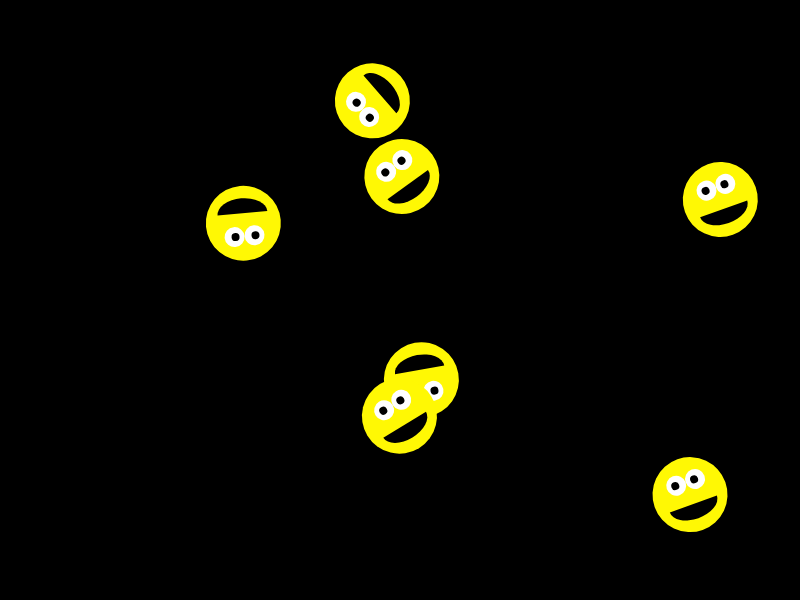
Frame 1 (no input)
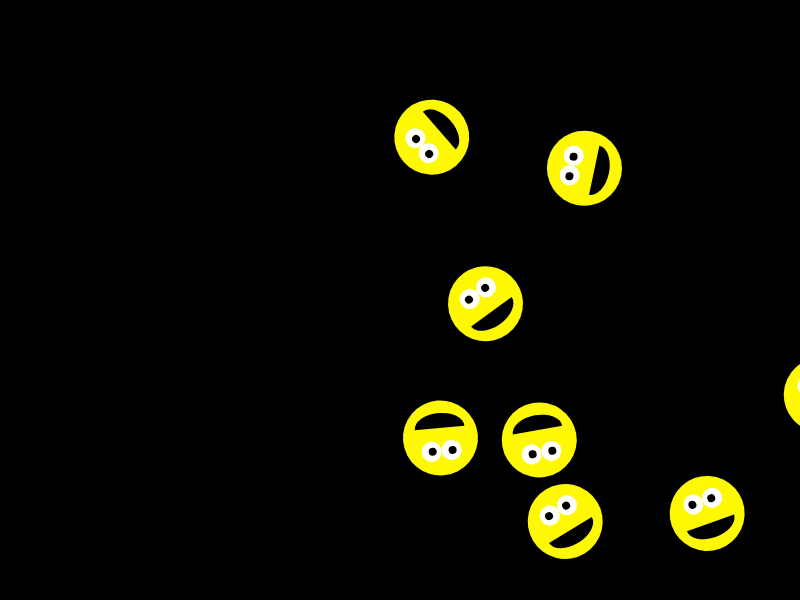
Frame 60 (no input)
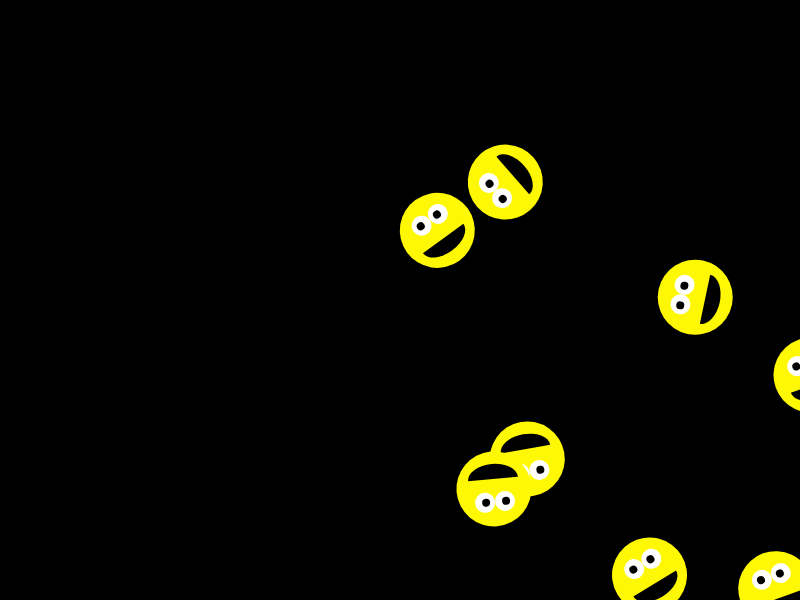
Frame 120 (the mouse pressed at the canvas centre since frame 60)

The p5.js sketch that drew these frames (run headless with seeded random() and noise() and a simulated clock; from frame 60 on, the mouse is pressed at the canvas centre):

// p5.js sketch
// ── sketch.js
var smiley = [];
var arrNum = 10;


function setup() {
  createCanvas(800, 600);
    for ( var i = 0; i < arrNum; i++) {
        smiley.push( new Smiley(
            random(1, 800),
            random(1, 600)
        )
      );
    }

}

function draw() {
  background(0);

    for (var i = 0; i < smiley.length; i++) {
        smiley[i].display();
        smiley[i].move();
        smiley[i].collisionCheck(smiley,i);
    }


}

// ── smiley.js
function Smiley(init_x, init_y) {
  this.pos = {
    x: init_x,
    y: init_y
  };
  this.rot = random(0, 360);
    this.vel = {
      x: random(0.5, 4),
      y: random(0.5, 4)
  };
  this.rad = 25;
}

Smiley.prototype.display = function() {
  push();
  noStroke();
    translate(this.pos.x, this.pos.y);
    angleMode(degrees);
    rotate(this.rot);
// Smiley BODY
  strokeWeight(2);
    fill(255, 248, 4);
    ellipse(115, 120, 75, 75);
//  EYES
  strokeWeight(0);
    fill(255, 255, 255);
    ellipse(105, 107, 20, 20);
    ellipse(125, 107, 20, 20);
    // Inner EYES
      fill(0);
      ellipse(104, 107, 8, 8);
      ellipse(124, 107, 8, 8);
fill(0);
arc(115, 130, 50, 30,0,PI,CHORD);
pop();
};

Smiley.prototype.move = function() {
  this.pos.x += this.vel.x;
  this.pos.y += this.vel.y;

  if(this.pos.x >= width) {

    this.vel.x *= -1;
    consol.log("BOUNCE");

  } else if (this.pos.x <= 0) {

    this.vel.x *= -1;
    console.log("BOUNCE");
  }
  if (this.pos.y >= height) {

    this.vel.y *= -1;
    console.log("BOUNCE");

  } else if (this.pos.y <= 0) {

    this.vel.y *= -1;
    console.log("BOUNCE");
    }
};

Smiley.prototype.collisionCheck = function(smileyArr, myIdx) {

  var maxDist, distance, otherSmiley;


    for(var i = 0; i < smileyArr.length; i++) {

      var collision = false;

      otherSmiley = smileyArr[i];

      if (i !== myIdx) {
        distance = dist(this.pos.x, this.pos.y, otherSmiley.pos.x, otherSmiley.pos.y);
        maxDist = this.rad + otherSmiley.rad;

        if (distance <= maxDist) {
          collision = true;

        }

        if (collision) {
          this.vel.x *= -1;
          this.vel.y *= -1;
        }

      }

    }

  };
